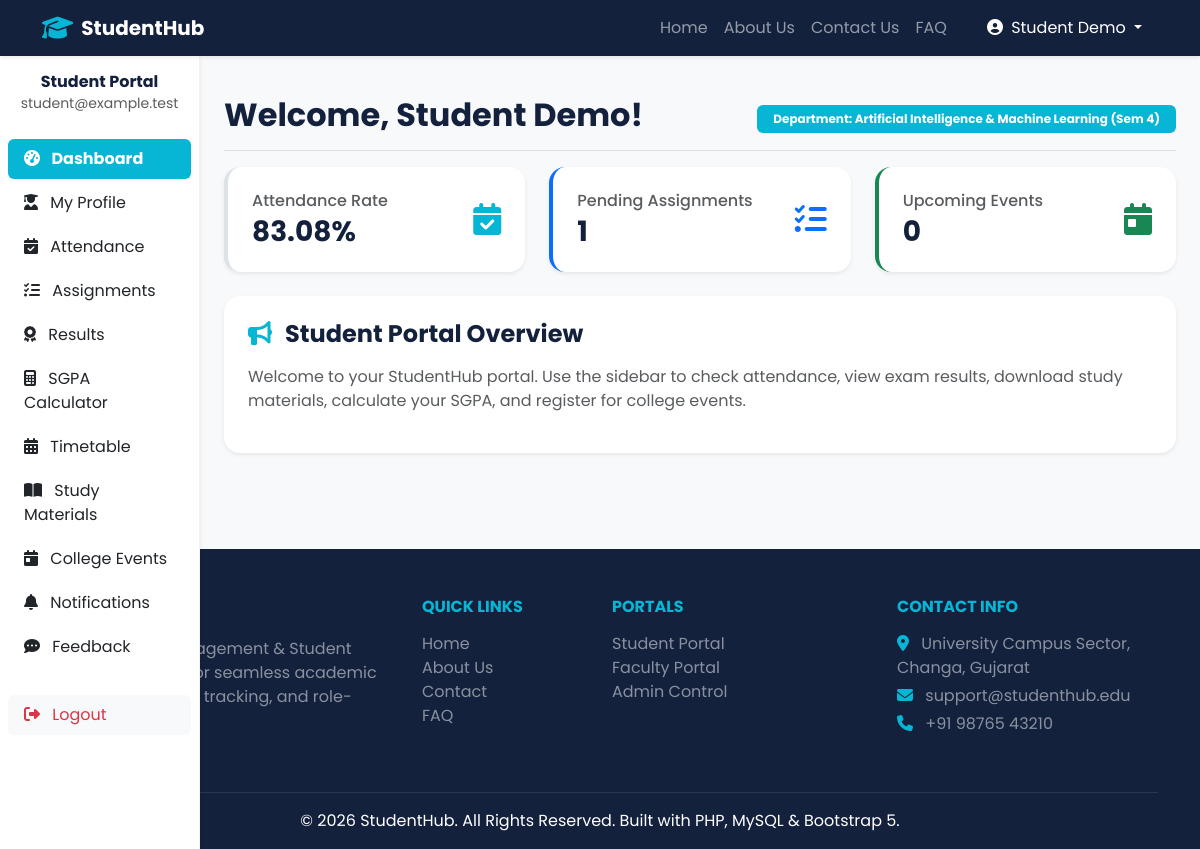
/dashboard/index.php (signed in), run on the app's committed database.
### tables this page shows
CREATE TABLE students (
    id INT AUTO_INCREMENT PRIMARY KEY,
    user_id INT NOT NULL,
    name VARCHAR(100) NOT NULL,
    email VARCHAR(100) NOT NULL UNIQUE,
    department VARCHAR(100) NOT NULL,
    semester INT NOT NULL,
    enrollment_number VARCHAR(50) NOT NULL UNIQUE,
    created_at TIMESTAMP DEFAULT CURRENT_TIMESTAMP,
    FOREIGN KEY (user_id) REFERENCES users(id) ON DELETE CASCADE
);

### dashboard/index.php (the view, shortened to what this page needs)
<?php
require_once '../config/db.php';
$user_id = $_SESSION['user_id'];
$stmt = $pdo->prepare("SELECT * FROM students WHERE user_id = ?");
$stmt->execute([$user_id]);
$student = $stmt->fetch();
$stmt = $pdo->prepare("SELECT SUM(present_classes) as present, SUM(total_classes) as total FROM attendance WHERE student_id = ?");
$stmt->execute([$student['id'] ?? 0]);
$att = $stmt->fetch();
$attendance_pct = ($att && $att['total'] > 0) ? round(($att['present'] / $att['total']) * 100, 2) : 0;
$stmt = $pdo->prepare("SELECT COUNT(*) FROM assignments WHERE semester = ?");
$stmt->execute([$student['semester'] ?? 1]);
$pending_assignments = $stmt->fetchColumn();
$stmt = $pdo->query("SELECT COUNT(*) FROM events WHERE event_date >= NOW()");
$upcoming_events = $stmt->fetchColumn();
require_once '../includes/header.php';
?>
<div class="container-fluid">
    <div class="row">
        <?php include '../includes/sidebar.php'; ?>
        <main class="col-md-9 ms-sm-auto col-lg-10 px-md-4 py-4">
            <div class="d-flex justify-content-between flex-wrap flex-md-nowrap align-items-center pt-3 pb-2 mb-3 border-bottom">
                <h1 class="h2 text-navy fw-bold">Welcome, <?= htmlspecialchars($student['name'] ?? $_SESSION['name']) ?>!</h1>
                <div class="btn-toolbar mb-2 mb-md-0">
                    <span class="badge bg-cyan text-white px-3 py-2">Department: <?= htmlspecialchars($student['department'] ?? 'N/A') ?> (Sem <?= htmlspecialchars($student['semester'] ?? '1') ?>)</span>
                </div>
            </div>
            <div class="row g-4 mb-4">
                <div class="col-md-4">
                    <div class="card border-0 shadow-sm rounded-4 p-4 bg-white border-start border-4 border-cyan">
                        <div class="d-flex align-items-center">
                            <div class="flex-grow-1">
                                <h6 class="text-muted mb-1">Attendance Rate</h6>
                                <h3 class="fw-bold text-navy mb-0"><?= $attendance_pct ?>%</h3>
                            </div>
                            <div class="text-cyan fa-2x"><i class="fas fa-calendar-check"></i></div>
                        </div>
                    </div>
                </div>
                <div class="col-md-4">
                    <div class="card border-0 shadow-sm rounded-4 p-4 bg-white border-start border-4 border-primary">
                        <div class="d-flex align-items-center">
                            <div class="flex-grow-1">
                                <h6 class="text-muted mb-1">Pending Assignments</h6>
                                <h3 class="fw-bold text-navy mb-0"><?= $pending_assignments ?></h3>
                            </div>
                            <div class="text-primary fa-2x"><i class="fas fa-tasks"></i></div>
                        </div>
                    </div>
                </div>
                <div class="col-md-4">
                    <div class="card border-0 shadow-sm rounded-4 p-4 bg-white border-start border-4 border-success">
                        <div class="d-flex align-items-center">
                            <div class="flex-grow-1">
                                <h6 class="text-muted mb-1">Upcoming Events</h6>
                                <h3 class="fw-bold text-navy mb-0"><?= $upcoming_events ?></h3>
                            </div>
                            <div class="text-success fa-2x"><i class="fas fa-calendar-day"></i></div>
                        </div>
                    </div>
                </div>
            </div>
            <div class="card border-0 shadow-sm rounded-4 p-4 mb-4">
                <h4 class="fw-bold text-navy mb-3"><i class="fas fa-bullhorn text-cyan me-2"></i> Student Portal Overview</h4>
                <p class="text-muted">Welcome to your StudentHub portal. Use the sidebar to check attendance, view exam results, download study materials, calculate your SGPA, and register for college events.</p>
            </div>
        </main>
    </div>
</div>
<?php require_once '../includes/footer.php'; ?>

### assets/css/style.css (style rules this page uses)
:root { --navy: #14213D; --royal-blue: #2563EB; --cyan: #06B6D4; --light-grey: #F8FAFC; }
body { font-family: 'Poppins', sans-serif; background-color: var(--light-grey); color: var(--navy); }
.text-navy { color: var(--navy) !important; }
.bg-cyan { background-color: var(--cyan) !important; }
.text-cyan { color: var(--cyan) !important; }

### data on the page
students: name "Student Demo", department "Artificial Intelligence & Machine Learning", semester "4"

### other printed values
SITE_NAME "StudentHub"
$_SESSION['name'] "Student Demo"
$_SESSION['email'] "student@example.test"
$attendance_pct "83.08"
$pending_assignments "1"
$upcoming_events "0"
